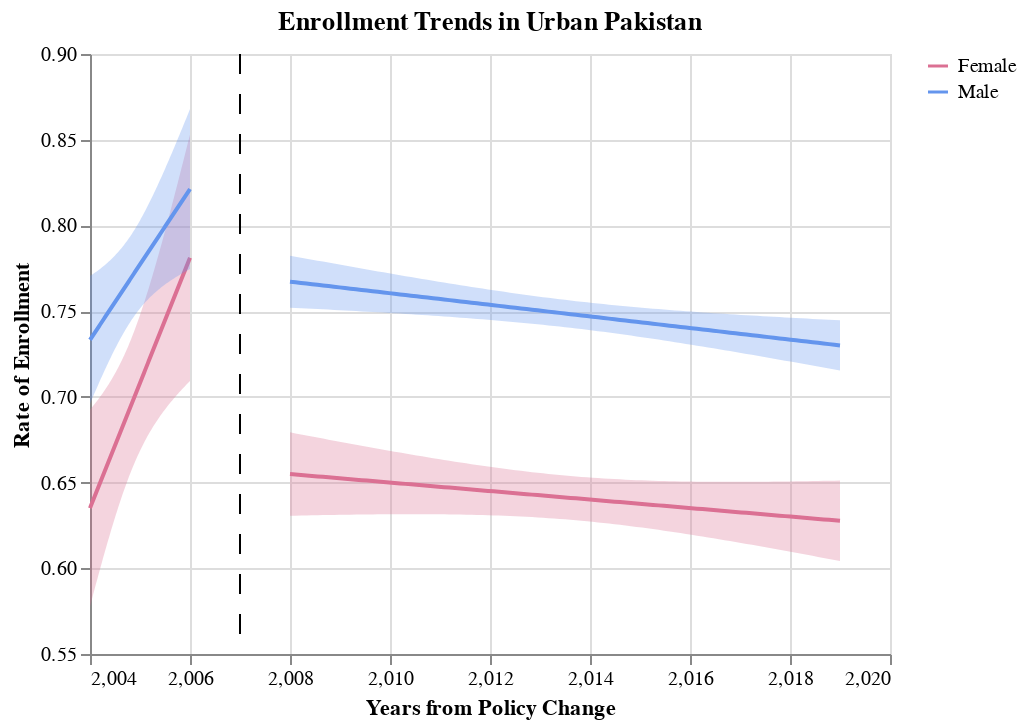

The code cell stored with this chart in its notebook:
### Code cell
# Enrolment by Gender

legend = alt.Chart(data_merge).transform_calculate(f= "'female'", m= "'male'")
scale = alt.Scale(domain=["Female", "Male"], range=['palevioletred', 'cornflowerblue'])

## Female Trends
alt.data_transformers.disable_max_rows()
before_urban = alt.Chart(
    urban[urban["sex"] == 'female'], title="Enrollment Trends in Urban Pakistan"
).encode(x="year", y=alt.Y("rate_enrollment", title="Rate of Enrollment", scale=alt.Scale(zero=False)), color=alt.Color('female:N', scale=scale, title=''))

base_female_urban= before_urban.transform_regression("year", "rate_enrollment").mark_line()

fit, female_pre_line_urban = get_reg_fit(
    urban_pre[urban_pre["sex"] == 'female'],
    yvar="rate_enrollment",
    xvar="year",
    alpha=0.05,
    col="palevioletred"
)

fit, female_post_line_urban = get_reg_fit(
    urban_post[urban_post["sex"] == 'female'],
    yvar="rate_enrollment",
    xvar="year",
    alpha=0.05,
    col="palevioletred"
)



## Male Trends
alt.data_transformers.disable_max_rows()
after_urban = alt.Chart(
    urban[urban["sex"] == 'male'], title="Enrollment Trends in Urban Pakistan"
).encode(x="year", y=alt.Y("rate_enrollment", title="Rate of Enrollment", scale=alt.Scale(zero=False)), color=alt.Color('male:N', scale=scale, title=''))

base_male_urban = after_rural.transform_regression("year", "rate_enrollment").mark_line()

fit, male_pre_line_urban = get_reg_fit(
    urban_pre[urban_pre["sex"] == 'male'],
    yvar="rate_enrollment",
    xvar="year",
    alpha=0.05,
    col="cornflowerblue"
)

fit, male_post_line_urban = get_reg_fit(
    urban_post[urban_post["sex"] == 'male'],
    yvar="rate_enrollment",
    xvar="year",
    alpha=0.05,
    col="cornflowerblue"
)

plots_urban = base_female_urban + female_pre_line_urban + female_post_line_urban + base_male_urban + male_pre_line_urban + male_post_line_urban + sep_line_urban
plots_urban
